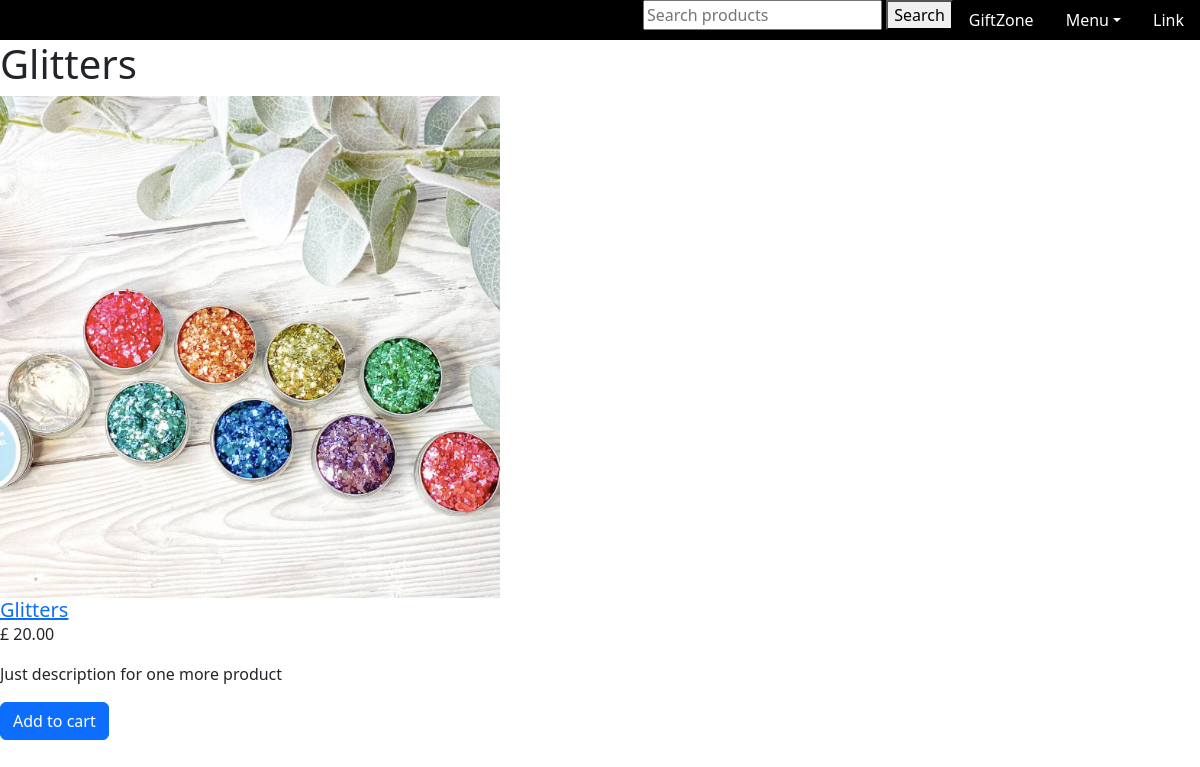
The app's page /glitters/glitters/ with its own data.
### store/models.py (models this page shows, shortened)
class Product(models.Model):
    category = models.ForeignKey(Category, related_name='products', on_delete=models.CASCADE)
    title = models.CharField(max_length=50)
    slug = models.SlugField(max_length=50)
    description = models.TextField(blank=True)
    price = models.DecimalField(max_digits=10, decimal_places=2)
    created = models.DateTimeField(auto_now_add=True)
    updated = models.DateTimeField(auto_now=True)
    image = models.ImageField(upload_to='uploads/prod_images/', blank=True, null=True)
    class Meta:
        ordering = ('-created',)

### store/views.py (the view)
# urls.py: path("<slug:category_slug>/<slug:slug>/", views.product_details, name='product_details'),
def product_details(request, category_slug, slug):
    product = get_object_or_404(Product, slug=slug)
    return render(request, 'store/product_details.html', {
        'product': product
    })

### store/templatetags/menu_content.py (called while the page is built)
@register.inclusion_tag('giftzone/menu_content.html')
def menu_content():
    categories = Category.objects.all()
    return {'categories': categories}

### store/templates/store/product_details.html (shortened to what this page needs)
{% extends 'giftzone/layout.html' %}
{% block content %}
    <h1>
        {{product.title}}
    </h1>
    <div>
            {% if product.image %}
                    <img src="{{ product.image.url }}" class="card-img-top" alt=" {{product.title}} image" style="max-width: 500px;">
            {% endif %}
            <div class="card-body">
                    <a href ="{% url 'product_details' product.category.slug product.slug %}">
                        <h5 class="card-title">{{product.title}}</h5>
                    </a>
                    <p class="card-text">£ {{product.price}}</p><p class="card-text">{{product.description}}</p>
                    <a href="#" class="btn btn-primary">Add to cart</a>
            </div>
    </div>
{% endblock %}

### records on screen
Product: title "Glitters", image (picture), price "20.00", description "Just description for one more product"
